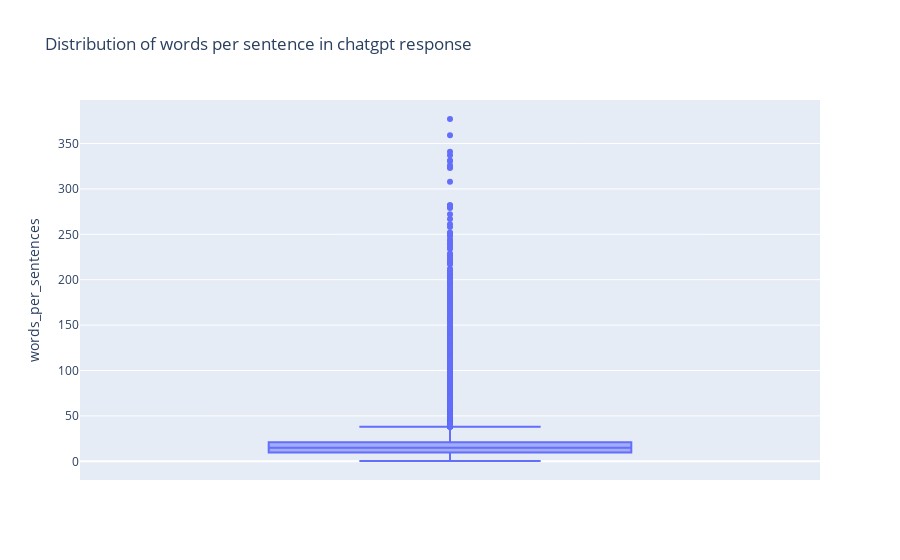

Here is the notebook cell this chart was saved with:
### Code cell
px.box(df,
       y='words_per_sentences',
       title="Distribution of words per sentence in chatgpt response")

### Figure 1 — Plotly figure (JSON) as saved in the notebook; plotly's stock layout.template omitted (floating-point values rounded to 4 significant figures; data arrays with more than 128 entries replaced by an {"elided": "..."} marker saying what was removed)
{"data": [{"alignmentgroup": "True", "hovertemplate": "words_per_sentences=%{y}<extra></extra>", "legendgroup": "", "marker": {"color": "#636efa"}, "name": "", "notched": false, "offsetgroup": "", "orientation": "v", "showlegend": false, "type": "box", "x0": " ", "xaxis": "x", "y": {"elided": "52002 float values"}, "y0": " ", "yaxis": "y"}], "layout": {"boxmode": "group", "legend": {"tracegroupgap": 0}, "title": {"text": "Distribution of words per sentence in chatgpt response"}, "xaxis": {"anchor": "y", "domain": [0, 1]}, "yaxis": {"anchor": "x", "domain": [0, 1], "title": {"text": "words_per_sentences"}}}}
